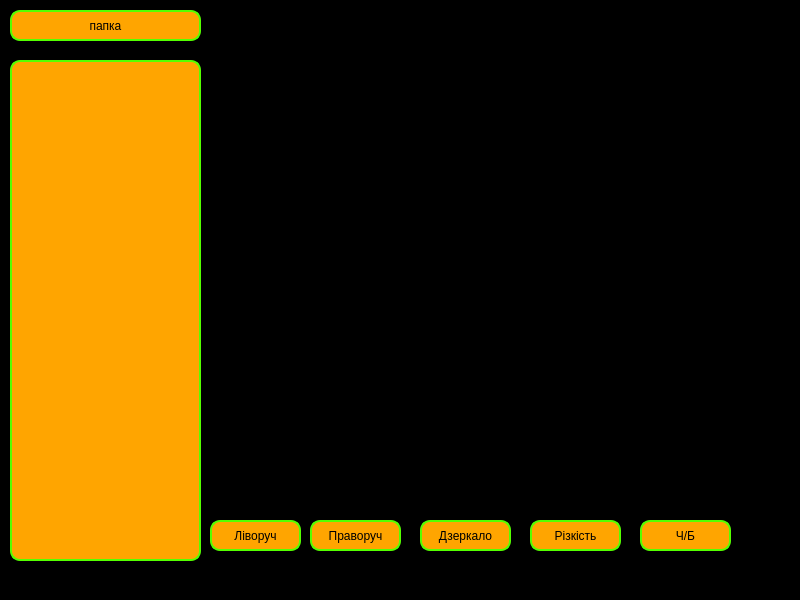
<?xml version="1.0" encoding="UTF-8"?>
<ui version="4.0">
 <class>MainWindow</class>
 <widget class="QMainWindow" name="MainWindow">
  <property name="geometry">
   <rect>
    <x>0</x>
    <y>0</y>
    <width>800</width>
    <height>600</height>
   </rect>
  </property>
  <property name="windowTitle">
   <string>MainWindow</string>
  </property>
  <property name="styleSheet">
   <string notr="true"> background:black;</string>
  </property>
  <widget class="QWidget" name="centralwidget">
   <widget class="QListWidget" name="image_list">
    <property name="geometry">
     <rect>
      <x>10</x>
      <y>60</y>
      <width>191</width>
      <height>501</height>
     </rect>
    </property>
    <property name="styleSheet">
     <string notr="true">border:2px solid rgb(85, 255, 0);
border-radius: 10px;
background:orange;</string>
    </property>
   </widget>
   <widget class="QPushButton" name="papka_btn">
    <property name="geometry">
     <rect>
      <x>10</x>
      <y>10</y>
      <width>191</width>
      <height>31</height>
     </rect>
    </property>
    <property name="styleSheet">
     <string notr="true">border:2px solid rgb(85, 255, 0);
border-radius: 10px;
background:orange;</string>
    </property>
    <property name="text">
     <string>папка</string>
    </property>
   </widget>
   <widget class="QLabel" name="image_label">
    <property name="geometry">
     <rect>
      <x>210</x>
      <y>260</y>
      <width>49</width>
      <height>13</height>
     </rect>
    </property>
    <property name="text">
     <string>Картинка</string>
    </property>
   </widget>
   <widget class="QPushButton" name="left_btn">
    <property name="geometry">
     <rect>
      <x>210</x>
      <y>520</y>
      <width>91</width>
      <height>31</height>
     </rect>
    </property>
    <property name="styleSheet">
     <string notr="true">border:2px solid rgb(85, 255, 0);
border-radius: 10px;
background:orange;</string>
    </property>
    <property name="text">
     <string>Ліворуч</string>
    </property>
   </widget>
   <widget class="QPushButton" name="right_btn">
    <property name="geometry">
     <rect>
      <x>310</x>
      <y>520</y>
      <width>91</width>
      <height>31</height>
     </rect>
    </property>
    <property name="styleSheet">
     <string notr="true">border:2px solid rgb(85, 255, 0);
border-radius: 10px;
background:orange;</string>
    </property>
    <property name="text">
     <string>Праворуч</string>
    </property>
   </widget>
   <widget class="QPushButton" name="mirror_btn">
    <property name="geometry">
     <rect>
      <x>420</x>
      <y>520</y>
      <width>91</width>
      <height>31</height>
     </rect>
    </property>
    <property name="styleSheet">
     <string notr="true">border:2px solid rgb(85, 255, 0);
border-radius: 10px;
background:orange;</string>
    </property>
    <property name="text">
     <string>Дзеркало</string>
    </property>
   </widget>
   <widget class="QPushButton" name="sharp_btn">
    <property name="geometry">
     <rect>
      <x>530</x>
      <y>520</y>
      <width>91</width>
      <height>31</height>
     </rect>
    </property>
    <property name="styleSheet">
     <string notr="true">border:2px solid rgb(85, 255, 0);
border-radius: 10px;
background:orange;</string>
    </property>
    <property name="text">
     <string>Різкість</string>
    </property>
   </widget>
   <widget class="QPushButton" name="pushButton">
    <property name="geometry">
     <rect>
      <x>640</x>
      <y>520</y>
      <width>91</width>
      <height>31</height>
     </rect>
    </property>
    <property name="styleSheet">
     <string notr="true">border:2px solid rgb(85, 255, 0);
border-radius: 10px;
background:orange;</string>
    </property>
    <property name="text">
     <string>Ч/Б</string>
    </property>
   </widget>
  </widget>
  <widget class="QMenuBar" name="menubar">
   <property name="geometry">
    <rect>
     <x>0</x>
     <y>0</y>
     <width>800</width>
     <height>21</height>
    </rect>
   </property>
  </widget>
  <widget class="QStatusBar" name="statusbar"/>
 </widget>
 <resources/>
 <connections/>
</ui>
